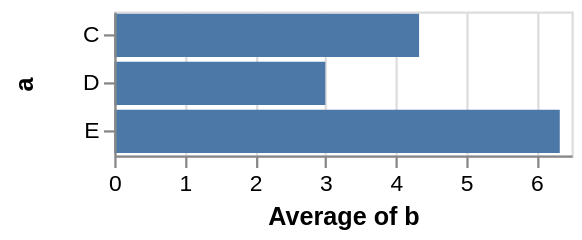

The Vega-Lite source for this figure:
### Vega specification from a JSON file in a GitHub repository (floating-point values rounded to 4 significant figures)
{"$schema": "https://vega.github.io/schema/vega/v3.0.json", "autosize": "pad", "padding": 5, "width": 200, "style": "cell", "data": [{"name": "source_0", "values": [{"a": "C", "b": 2}, {"a": "C", "b": 7}, {"a": "C", "b": 4}, {"a": "D", "b": 1}, {"a": "D", "b": 2}, {"a": "D", "b": 6}, {"a": "E", "b": 8}, {"a": "E", "b": 4}, {"a": "E", "b": 7}]}, {"name": "data_0", "source": "source_0", "transform": [{"type": "formula", "expr": "toNumber(datum[\"b\"])", "as": "b"}, {"type": "aggregate", "groupby": ["a"], "ops": ["average"], "fields": ["b"], "as": ["average_b"]}]}], "signals": [{"name": "y_step", "value": 21}, {"name": "height", "update": "bandspace(domain('y').length, 0.1, 0.05) * y_step"}], "marks": [{"name": "marks", "type": "rect", "style": ["bar"], "from": {"data": "data_0"}, "encode": {"update": {"x": {"scale": "x", "field": "average_b"}, "x2": {"scale": "x", "value": 0}, "y": {"scale": "y", "field": "a"}, "height": {"scale": "y", "band": true}, "fill": {"value": "#4c78a8"}}}}], "scales": [{"name": "x", "type": "linear", "domain": {"data": "data_0", "field": "average_b"}, "range": [0, {"signal": "width"}], "nice": true, "zero": true}, {"name": "y", "type": "band", "domain": {"data": "data_0", "field": "a", "sort": true}, "range": {"step": {"signal": "y_step"}}, "paddingInner": 0.1, "paddingOuter": 0.05}], "axes": [{"scale": "x", "orient": "bottom", "labelOverlap": true, "tickCount": {"signal": "ceil(width/25)"}, "title": "Average of b", "zindex": 1}, {"scale": "x", "orient": "bottom", "domain": false, "grid": true, "labels": false, "maxExtent": 0, "minExtent": 0, "tickCount": {"signal": "ceil(width/25)"}, "ticks": false, "zindex": 0, "gridScale": "y"}, {"scale": "y", "orient": "left", "title": "a", "zindex": 1}], "config": {"axisY": {"minExtent": 30}}}
